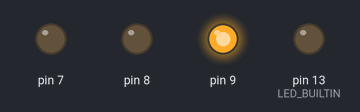
A sketch run on a simulated Arduino Uno, built with avr-gcc and run on an emulated ATmega328P. Shown: output pins drawn as LEDs (lit = HIGH).

Above: at 5.0 s.
At 10.5 s:
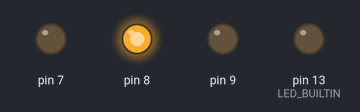
At 13.5 s:
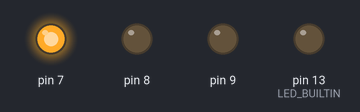
Timing chart, 0 to 20.8 s (numbered marks = the images above):
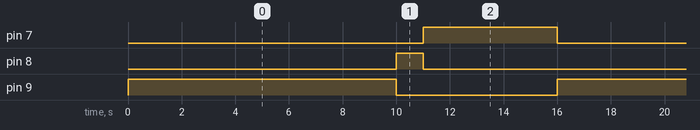

The sketch:

led.ino
```cpp
// C++ code
//
void setup()
{
  pinMode(LED_BUILTIN, OUTPUT);
  pinMode(9,OUTPUT);
  pinMode(8,OUTPUT);
  pinMode(7,OUTPUT);
}

void loop()
{
  // 7 is green, 8 is yellow, 9 is red | vice versa
  digitalWrite(7, LOW);
  digitalWrite(8, LOW);
  digitalWrite(9, HIGH);
  delay(10000);
  digitalWrite(9, LOW);
  digitalWrite(7, LOW);
  digitalWrite(8, HIGH);
  delay(1000);
  digitalWrite(8, LOW);
  digitalWrite(9, LOW);
  digitalWrite(7, HIGH);
  delay(5000);
}
```

Measured:
- by itself, pin 7: alternates HIGH for 5.0 s and LOW for 11.0 s
- by itself, pin 8: alternates HIGH for 1.0 s and LOW for 15.0 s
- by itself, pin 9: alternates HIGH for 10.0 s and LOW for 6.0 s
